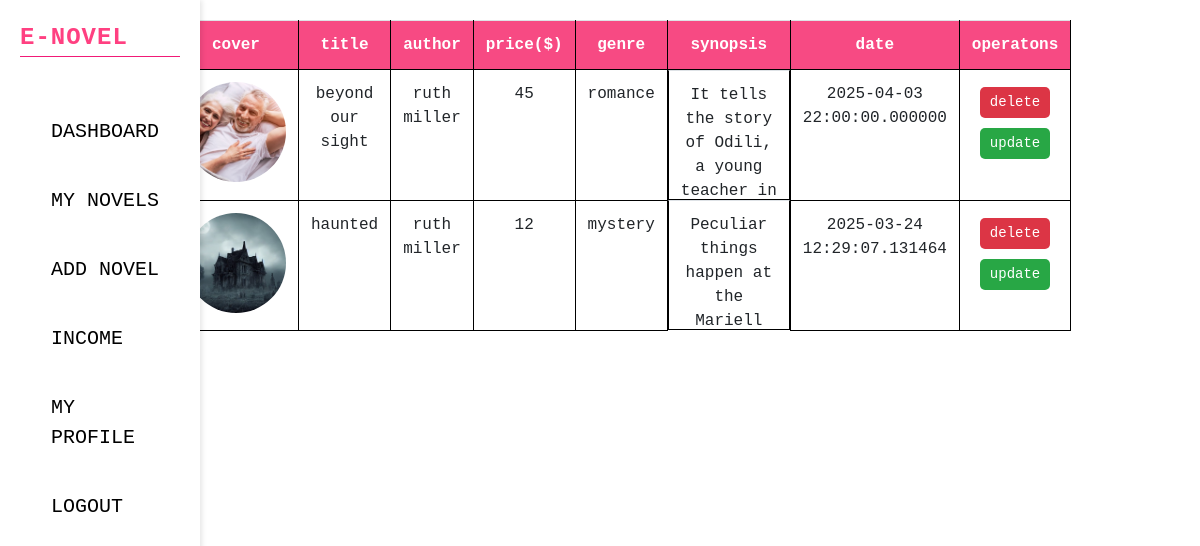
Screenshot of /display.php with the database file from the repository.
### tables this page shows
CREATE TABLE `novels` (
  `id` int(11) NOT NULL,
  `title` varchar(80) NOT NULL,
  `author_id` varchar(80) NOT NULL,
  `price` int(12) NOT NULL,
  `genre` varchar(40) NOT NULL,
  `chapters` int(100) NOT NULL,
  `status` enum('published','draft','review') NOT NULL,
  `views` int(255) NOT NULL,
  `image` varchar(30) NOT NULL,
  `synopsis` varchar(200) NOT NULL,
  `created_at` timestamp(6) NOT NULL DEFAULT current_timestamp(6),
  `updated_at` timestamp(6) NULL DEFAULT current_timestamp(6) ON UPDATE current_timestamp(6),
  `deleted_at` timestamp(6) NULL DEFAULT current_timestamp(6) ON UPDATE current_timestamp(6)
);

### display.php (the view, shortened to what this page needs)
<!DOCTYPE html>
<html lang="en">
<head>
    <link rel="stylesheet" href="display.css">
    <link rel="stylesheet" href="https://cdn.jsdelivr.net/npm/bootstrap@4.0.0/dist/css/bootstrap.min.css">
</head>
<body>
<div class="sidebar">
    <div class="logo">E-novel</div>
        <nav class="navbar">
            <div class="navmenu">
                <a href="dashboard.php">DASHBOARD</a>
                <a href="display.php">MY NOVELS</a>
                <a href="addnovel.php">ADD NOVEL</a>
                <a href="#icome">INCOME</a>
                <a href="#profile">MY PROFILE</a>
                <a href="login.php">LOGOUT</a>
            </div>
        </nav>
    </div>
    <div class="container">
        <table class="table">
            <tbhead>
                <tr>
                    <th>id</th>
                    <th>cover</th>
                    <th>title</th>
                    <th>author</th>
                    <th>price($)</th>
                    <th>genre</th>
                    <th>synopsis</th>
                    <th>date</th>
                    <th>operatons</th>
                </tr>
            <?php
                include 'connect.php';
                $sql = "SELECT * FROM novels ORDER BY id DESC";
                $result = mysqli_query($conn, $sql);
                if (mysqli_num_rows ($result) > 0){
                    while ($row = mysqli_fetch_assoc($result)){
                        echo "<tr>";
                        echo "<td>".$row['id']."</td>";
                        echo "<td><img src='images/".$row['image']."' width='100' height='100'></td>";
                        echo "<td>".$row['title']."</td>";
                        echo "<td>".$row['author_id']."</td>";
                        echo "<td>".$row['price']."</td>";
                        echo "<td>".$row['genre']."</td>";
                        echo "<td class='synopsis' title='".$row['synopsis']."'>".$row['synopsis']."</td>";
                        echo "<td>".$row['created_at']."</td>";
                        echo "<td>";
                        echo "<button class='btn btn-danger btn-sm'> <a href='delete.php?deleteid=".$row['id']."'>delete</a></button>";
                        echo "<button class='btn btn-success btn-sm'><a href='update.php?updateid=".$row['id']."'>update</a></button>";
                        echo"</td>";
                        echo "</tr>";
                    }
                }
                ?>
        </table>
    </div>
</body>
</html>

### display.css (style rules this page uses)
* { margin: 0; padding: 0; box-sizing: border-box; font-family: 'Courier New', Courier, monospace; }
body { background-color: #f5f5f5; display: flex; min-height: 100vh; }
.sidebar { width: 200px; height: 100vh; background-color: white; position: fixed; flex-direction: column; padding: 20px; box-shadow: 2px 0 5px rgba(0, 0, 0, 0.1); }
.logo { font-size: 24px; font-weight: bold; color: #ff4081; margin-bottom: 40px; letter-spacing: 1px; text-transform: uppercase; border-bottom: 1px solid rgba(240, 10, 110, 0.933); }
.navbar { width: 100%; list-style: none; }
.navmenu { display: flex; flex-direction: column; gap: 15px; }
.navmenu a { text-decoration: none; color: black; font-size: 20px; padding: 12px 15px; border-radius: 5px; transition: all 0.3s ease; font-weight: 300; }
.container { flex: 1; margin-left: 250px; padding: 20px; width: calc(100% - 250px); }
.table th { background-color: #f74a83; color: white; padding: 12px; font-weight: 600; border: 1px solid black; }
.table td { border: 1px solid black; padding: 10px; }
.table .btn { margin: 5px; min-width: 70px; padding: 5px 10px; border-radius: 5px; text-align: center; border: none; transition: all 0.3s ease; }
.table .btn a { color: white; text-decoration: none; }
.table img { border-radius: 50%; object-fit: cover; transition: all 0.3s ease; }
.synopsis { max-width: 300px; max-height: 130px; overflow: hidden; text-overflow: ellipsis; display: -webkit-box; }

### display.php (style rules this page uses)
.table { width: 50%; margin: auto; text-align: center; background-color: white; }

### rows the page displays
novels: image (picture), title "beyond our sight", author "ruth miller", price "45", genre "romance", synopsis "It tells the story of Odili, a young teacher in…", created_at "2025-04-03 22:00:00.000000"
novels: image (picture), title "haunted", author "ruth miller", price "12", genre "mystery", synopsis "Peculiar things happen at the Mariell…", created_at "2025-03-24 12:29:07.131464"
